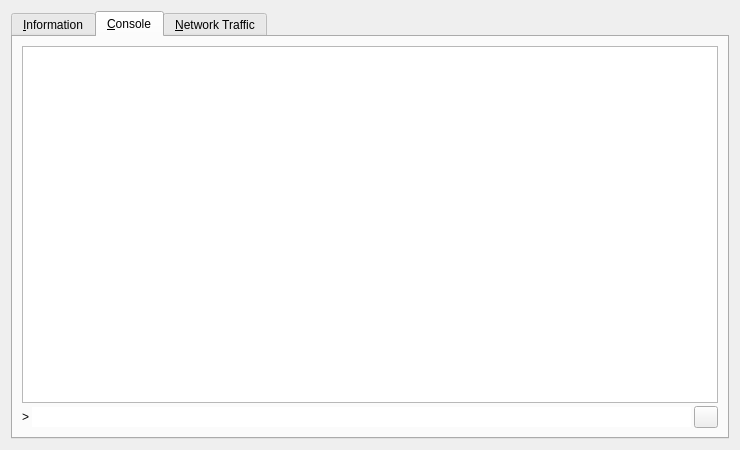
<?xml version="1.0" encoding="UTF-8"?>
<ui version="4.0">
 <class>RPCConsole</class>
 <widget class="QDialog" name="RPCConsole">
  <property name="geometry">
   <rect>
    <x>0</x>
    <y>0</y>
    <width>740</width>
    <height>450</height>
   </rect>
  </property>
  <property name="windowTitle">
   <string>ion - Debug window</string>
  </property>
  <layout class="QVBoxLayout" name="verticalLayout_2">
   <item>
    <widget class="QTabWidget" name="tabWidget">
     <property name="currentIndex">
      <number>1</number>
     </property>
     <widget class="QWidget" name="tab_info">
      <attribute name="title">
       <string>&amp;Information</string>
      </attribute>
      <layout class="QGridLayout" name="gridLayout" columnstretch="0,1">
       <property name="horizontalSpacing">
        <number>12</number>
       </property>
       <item row="0" column="0">
        <widget class="QLabel" name="label_9">
         <property name="font">
          <font>
           <weight>75</weight>
           <bold>true</bold>
          </font>
         </property>
         <property name="text">
          <string>ion Core</string>
         </property>
        </widget>
       </item>
       <item row="1" column="0">
        <widget class="QLabel" name="label_5">
         <property name="text">
          <string>Client name</string>
         </property>
        </widget>
       </item>
       <item row="1" column="1">
        <widget class="QLabel" name="clientName">
         <property name="cursor">
          <cursorShape>IBeamCursor</cursorShape>
         </property>
         <property name="text">
          <string>N/A</string>
         </property>
         <property name="textFormat">
          <enum>Qt::PlainText</enum>
         </property>
         <property name="textInteractionFlags">
          <set>Qt::LinksAccessibleByMouse|Qt::TextSelectableByKeyboard|Qt::TextSelectableByMouse</set>
         </property>
        </widget>
       </item>
       <item row="2" column="0">
        <widget class="QLabel" name="label_6">
         <property name="text">
          <string>Client version</string>
         </property>
        </widget>
       </item>
       <item row="2" column="1">
        <widget class="QLabel" name="clientVersion">
         <property name="cursor">
          <cursorShape>IBeamCursor</cursorShape>
         </property>
         <property name="text">
          <string>N/A</string>
         </property>
         <property name="textFormat">
          <enum>Qt::PlainText</enum>
         </property>
         <property name="textInteractionFlags">
          <set>Qt::LinksAccessibleByMouse|Qt::TextSelectableByKeyboard|Qt::TextSelectableByMouse</set>
         </property>
        </widget>
       </item>
       <item row="3" column="0">
        <widget class="QLabel" name="label_14">
         <property name="text">
          <string>Using OpenSSL version</string>
         </property>
         <property name="indent">
          <number>10</number>
         </property>
        </widget>
       </item>
       <item row="3" column="1">
        <widget class="QLabel" name="openSSLVersion">
         <property name="cursor">
          <cursorShape>IBeamCursor</cursorShape>
         </property>
         <property name="text">
          <string>N/A</string>
         </property>
         <property name="textFormat">
          <enum>Qt::PlainText</enum>
         </property>
         <property name="textInteractionFlags">
          <set>Qt::LinksAccessibleByMouse|Qt::TextSelectableByKeyboard|Qt::TextSelectableByMouse</set>
         </property>
        </widget>
       </item>
       <item row="4" column="0">
        <widget class="QLabel" name="label_12">
         <property name="text">
          <string>Build date</string>
         </property>
        </widget>
       </item>
       <item row="4" column="1">
        <widget class="QLabel" name="buildDate">
         <property name="cursor">
          <cursorShape>IBeamCursor</cursorShape>
         </property>
         <property name="text">
          <string>N/A</string>
         </property>
         <property name="textFormat">
          <enum>Qt::PlainText</enum>
         </property>
         <property name="textInteractionFlags">
          <set>Qt::LinksAccessibleByMouse|Qt::TextSelectableByKeyboard|Qt::TextSelectableByMouse</set>
         </property>
        </widget>
       </item>
       <item row="5" column="0">
        <widget class="QLabel" name="label_13">
         <property name="text">
          <string>Startup time</string>
         </property>
        </widget>
       </item>
       <item row="5" column="1">
        <widget class="QLabel" name="startupTime">
         <property name="cursor">
          <cursorShape>IBeamCursor</cursorShape>
         </property>
         <property name="text">
          <string>N/A</string>
         </property>
         <property name="textFormat">
          <enum>Qt::PlainText</enum>
         </property>
         <property name="textInteractionFlags">
          <set>Qt::LinksAccessibleByMouse|Qt::TextSelectableByKeyboard|Qt::TextSelectableByMouse</set>
         </property>
        </widget>
       </item>
       <item row="6" column="0">
        <widget class="QLabel" name="label_11">
         <property name="font">
          <font>
           <weight>75</weight>
           <bold>true</bold>
          </font>
         </property>
         <property name="text">
          <string>Network</string>
         </property>
        </widget>
       </item>
       <item row="7" column="0">
        <widget class="QLabel" name="label_7">
         <property name="text">
          <string>Number of connections</string>
         </property>
        </widget>
       </item>
       <item row="7" column="1">
        <widget class="QLabel" name="numberOfConnections">
         <property name="cursor">
          <cursorShape>IBeamCursor</cursorShape>
         </property>
         <property name="text">
          <string>N/A</string>
         </property>
         <property name="textFormat">
          <enum>Qt::PlainText</enum>
         </property>
         <property name="textInteractionFlags">
          <set>Qt::LinksAccessibleByMouse|Qt::TextSelectableByKeyboard|Qt::TextSelectableByMouse</set>
         </property>
        </widget>
       </item>
       <item row="8" column="0">
        <widget class="QLabel" name="label_8">
         <property name="text">
          <string>On testnet</string>
         </property>
        </widget>
       </item>
       <item row="8" column="1">
        <widget class="QCheckBox" name="isTestNet">
         <property name="enabled">
          <bool>false</bool>
         </property>
         <property name="text">
          <string/>
         </property>
        </widget>
       </item>
       <item row="9" column="0">
        <widget class="QLabel" name="label_10">
         <property name="font">
          <font>
           <weight>75</weight>
           <bold>true</bold>
          </font>
         </property>
         <property name="text">
          <string>Block chain</string>
         </property>
        </widget>
       </item>
       <item row="10" column="0">
        <widget class="QLabel" name="label_3">
         <property name="text">
          <string>Current number of blocks</string>
         </property>
        </widget>
       </item>
       <item row="10" column="1">
        <widget class="QLabel" name="numberOfBlocks">
         <property name="cursor">
          <cursorShape>IBeamCursor</cursorShape>
         </property>
         <property name="text">
          <string>N/A</string>
         </property>
         <property name="textFormat">
          <enum>Qt::PlainText</enum>
         </property>
         <property name="textInteractionFlags">
          <set>Qt::LinksAccessibleByMouse|Qt::TextSelectableByKeyboard|Qt::TextSelectableByMouse</set>
         </property>
        </widget>
       </item>
       <item row="11" column="0">
        <widget class="QLabel" name="label_2">
         <property name="text">
          <string>Last block time</string>
         </property>
        </widget>
       </item>
       <item row="11" column="1">
        <widget class="QLabel" name="lastBlockTime">
         <property name="cursor">
          <cursorShape>IBeamCursor</cursorShape>
         </property>
         <property name="text">
          <string>N/A</string>
         </property>
         <property name="textFormat">
          <enum>Qt::PlainText</enum>
         </property>
         <property name="textInteractionFlags">
          <set>Qt::LinksAccessibleByMouse|Qt::TextSelectableByKeyboard|Qt::TextSelectableByMouse</set>
         </property>
        </widget>
       </item>
       <item row="12" column="0">
        <spacer name="verticalSpacer_2">
         <property name="orientation">
          <enum>Qt::Vertical</enum>
         </property>
         <property name="sizeHint" stdset="0">
          <size>
           <width>20</width>
           <height>20</height>
          </size>
         </property>
        </spacer>
       </item>
       <item row="13" column="0">
        <widget class="QLabel" name="labelDebugLogfile">
         <property name="font">
          <font>
           <weight>75</weight>
           <bold>true</bold>
          </font>
         </property>
         <property name="text">
          <string>Debug log file</string>
         </property>
        </widget>
       </item>
       <item row="14" column="0">
        <widget class="QPushButton" name="openDebugLogfileButton">
         <property name="toolTip">
          <string>Open the ion debug log file from the current data directory. This can take a few seconds for large log files.</string>
         </property>
         <property name="text">
          <string>&amp;Open</string>
         </property>
         <property name="autoDefault">
          <bool>false</bool>
         </property>
        </widget>
       </item>
       <item row="15" column="0">
        <widget class="QLabel" name="labelCLOptions">
         <property name="font">
          <font>
           <weight>75</weight>
           <bold>true</bold>
          </font>
         </property>
         <property name="text">
          <string>Command-line options</string>
         </property>
        </widget>
       </item>
       <item row="16" column="0">
        <widget class="QPushButton" name="showCLOptionsButton">
         <property name="toolTip">
          <string>Show the ion-Qt help message to get a list with possible ion command-line options.</string>
         </property>
         <property name="text">
          <string>&amp;Show</string>
         </property>
         <property name="autoDefault">
          <bool>false</bool>
         </property>
        </widget>
       </item>
       <item row="17" column="0">
        <spacer name="verticalSpacer">
         <property name="orientation">
          <enum>Qt::Vertical</enum>
         </property>
         <property name="sizeHint" stdset="0">
          <size>
           <width>20</width>
           <height>40</height>
          </size>
         </property>
        </spacer>
       </item>
      </layout>
     </widget>
     <widget class="QWidget" name="tab_console">
      <attribute name="title">
       <string>&amp;Console</string>
      </attribute>
      <layout class="QVBoxLayout" name="verticalLayout_3">
       <property name="spacing">
        <number>3</number>
       </property>
       <item>
        <widget class="QTextEdit" name="messagesWidget">
         <property name="minimumSize">
          <size>
           <width>0</width>
           <height>100</height>
          </size>
         </property>
         <property name="readOnly">
          <bool>true</bool>
         </property>
         <property name="tabKeyNavigation" stdset="0">
          <bool>false</bool>
         </property>
         <property name="columnCount" stdset="0">
          <number>2</number>
         </property>
        </widget>
       </item>
       <item>
        <layout class="QHBoxLayout" name="horizontalLayout">
         <property name="spacing">
          <number>3</number>
         </property>
         <item>
          <widget class="QLabel" name="label">
           <property name="text">
            <string notr="true">&gt;</string>
           </property>
          </widget>
         </item>
         <item>
          <widget class="QLineEdit" name="lineEdit">
           <property name="frame">
            <bool>false</bool>
           </property>
          </widget>
         </item>
         <item>
          <widget class="QPushButton" name="clearButton">
           <property name="maximumSize">
            <size>
             <width>24</width>
             <height>24</height>
            </size>
           </property>
           <property name="toolTip">
            <string>Clear console</string>
           </property>
           <property name="text">
            <string/>
           </property>
           <property name="icon">
            <iconset resource="../bitcoin.qrc">
             <normaloff>:/icons/remove</normaloff>:/icons/remove</iconset>
           </property>
           <property name="shortcut">
            <string notr="true">Ctrl+L</string>
           </property>
           <property name="autoDefault">
            <bool>false</bool>
           </property>
          </widget>
         </item>
        </layout>
       </item>
      </layout>
     </widget>
     <widget class="QWidget" name="tab">
      <attribute name="title">
       <string>&amp;Network Traffic</string>
      </attribute>
      <layout class="QHBoxLayout" name="horizontalLayout_3">
       <item>
        <layout class="QVBoxLayout" name="verticalLayout_4">
         <item>
          <widget class="TrafficGraphWidget" name="trafficGraph" native="true">
           <property name="sizePolicy">
            <sizepolicy hsizetype="Expanding" vsizetype="Expanding">
             <horstretch>0</horstretch>
             <verstretch>0</verstretch>
            </sizepolicy>
           </property>
          </widget>
         </item>
         <item>
          <layout class="QHBoxLayout" name="horizontalLayout_2">
           <item>
            <widget class="QSlider" name="sldGraphRange">
             <property name="minimum">
              <number>1</number>
             </property>
             <property name="maximum">
              <number>288</number>
             </property>
             <property name="pageStep">
              <number>12</number>
             </property>
             <property name="value">
              <number>6</number>
             </property>
             <property name="orientation">
              <enum>Qt::Horizontal</enum>
             </property>
            </widget>
           </item>
           <item>
            <widget class="QLabel" name="lblGraphRange">
             <property name="minimumSize">
              <size>
               <width>100</width>
               <height>0</height>
              </size>
             </property>
             <property name="alignment">
              <set>Qt::AlignCenter</set>
             </property>
            </widget>
           </item>
           <item>
            <widget class="QPushButton" name="btnClearTrafficGraph">
             <property name="text">
              <string>&amp;Clear</string>
             </property>
            </widget>
           </item>
          </layout>
         </item>
        </layout>
       </item>
       <item>
        <layout class="QVBoxLayout" name="verticalLayout">
         <item>
          <widget class="QGroupBox" name="groupBox">
           <property name="title">
            <string>Totals</string>
           </property>
           <layout class="QVBoxLayout" name="verticalLayout_5">
            <item>
             <layout class="QHBoxLayout" name="horizontalLayout_4">
              <item>
               <widget class="Line" name="line">
                <property name="sizePolicy">
                 <sizepolicy hsizetype="Fixed" vsizetype="Fixed">
                  <horstretch>0</horstretch>
                  <verstretch>0</verstretch>
                 </sizepolicy>
                </property>
                <property name="minimumSize">
                 <size>
                  <width>10</width>
                  <height>0</height>
                 </size>
                </property>
                <property name="palette">
                 <palette>
                  <active>
                   <colorrole role="Light">
                    <brush brushstyle="SolidPattern">
                     <color alpha="255">
                      <red>0</red>
                      <green>255</green>
                      <blue>0</blue>
                     </color>
                    </brush>
                   </colorrole>
                  </active>
                  <inactive>
                   <colorrole role="Light">
                    <brush brushstyle="SolidPattern">
                     <color alpha="255">
                      <red>0</red>
                      <green>255</green>
                      <blue>0</blue>
                     </color>
                    </brush>
                   </colorrole>
                  </inactive>
                  <disabled>
                   <colorrole role="Light">
                    <brush brushstyle="SolidPattern">
                     <color alpha="255">
                      <red>0</red>
                      <green>255</green>
                      <blue>0</blue>
                     </color>
                    </brush>
                   </colorrole>
                  </disabled>
                 </palette>
                </property>
                <property name="orientation">
                 <enum>Qt::Horizontal</enum>
                </property>
               </widget>
              </item>
              <item>
               <widget class="QLabel" name="label_16">
                <property name="text">
                 <string>In:</string>
                </property>
               </widget>
              </item>
              <item>
               <widget class="QLabel" name="lblBytesIn">
                <property name="minimumSize">
                 <size>
                  <width>50</width>
                  <height>0</height>
                 </size>
                </property>
                <property name="alignment">
                 <set>Qt::AlignRight|Qt::AlignTrailing|Qt::AlignVCenter</set>
                </property>
               </widget>
              </item>
             </layout>
            </item>
            <item>
             <layout class="QHBoxLayout" name="horizontalLayout_5">
              <item>
               <widget class="Line" name="line_2">
                <property name="sizePolicy">
                 <sizepolicy hsizetype="Fixed" vsizetype="Fixed">
                  <horstretch>0</horstretch>
                  <verstretch>0</verstretch>
                 </sizepolicy>
                </property>
                <property name="minimumSize">
                 <size>
                  <width>10</width>
                  <height>0</height>
                 </size>
                </property>
                <property name="palette">
                 <palette>
                  <active>
                   <colorrole role="Light">
                    <brush brushstyle="SolidPattern">
                     <color alpha="255">
                      <red>255</red>
                      <green>0</green>
                      <blue>0</blue>
                     </color>
                    </brush>
                   </colorrole>
                  </active>
                  <inactive>
                   <colorrole role="Light">
                    <brush brushstyle="SolidPattern">
                     <color alpha="255">
                      <red>255</red>
                      <green>0</green>
                      <blue>0</blue>
                     </color>
                    </brush>
                   </colorrole>
                  </inactive>
                  <disabled>
                   <colorrole role="Light">
                    <brush brushstyle="SolidPattern">
                     <color alpha="255">
                      <red>255</red>
                      <green>0</green>
                      <blue>0</blue>
                     </color>
                    </brush>
                   </colorrole>
                  </disabled>
                 </palette>
                </property>
                <property name="orientation">
                 <enum>Qt::Horizontal</enum>
                </property>
               </widget>
              </item>
              <item>
               <widget class="QLabel" name="label_17">
                <property name="text">
                 <string>Out:</string>
                </property>
               </widget>
              </item>
              <item>
               <widget class="QLabel" name="lblBytesOut">
                <property name="minimumSize">
                 <size>
                  <width>50</width>
                  <height>0</height>
                 </size>
                </property>
                <property name="alignment">
                 <set>Qt::AlignRight|Qt::AlignTrailing|Qt::AlignVCenter</set>
                </property>
               </widget>
              </item>
             </layout>
            </item>
            <item>
             <spacer name="verticalSpacer_4">
              <property name="orientation">
               <enum>Qt::Vertical</enum>
              </property>
              <property name="sizeHint" stdset="0">
               <size>
                <width>20</width>
                <height>407</height>
               </size>
              </property>
             </spacer>
            </item>
           </layout>
          </widget>
         </item>
        </layout>
       </item>
      </layout>
     </widget>
    </widget>
   </item>
  </layout>
 </widget>
 <customwidgets>
  <customwidget>
   <class>TrafficGraphWidget</class>
   <extends>QWidget</extends>
   <header>trafficgraphwidget.h</header>
   <container>1</container>
   <slots>
    <slot>clear()</slot>
   </slots>
  </customwidget>
 </customwidgets>
 <resources>
  <include location="../bitcoin.qrc"/>
 </resources>
 <connections/>
</ui>
